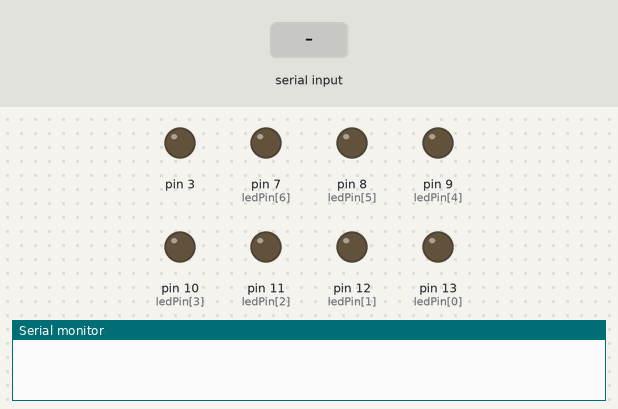
This sketch was run on a simulated Arduino Uno, built with avr-gcc and run on an emulated ATmega328P. Shown: output pins drawn as LEDs (lit = HIGH), the last lines printed to the serial monitor. Inputs (shaded band) come from the test bench.

Above: at 1.2 s.
1.3 s: "90,45\n" received over Serial
At 1.9 s:
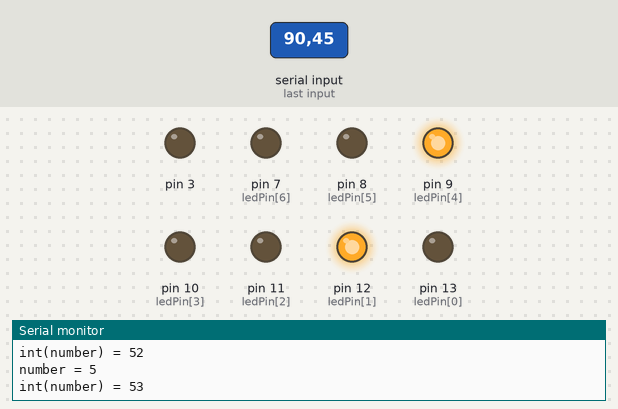
2.8 s: "30,150\n" received over Serial
At 4.0 s:
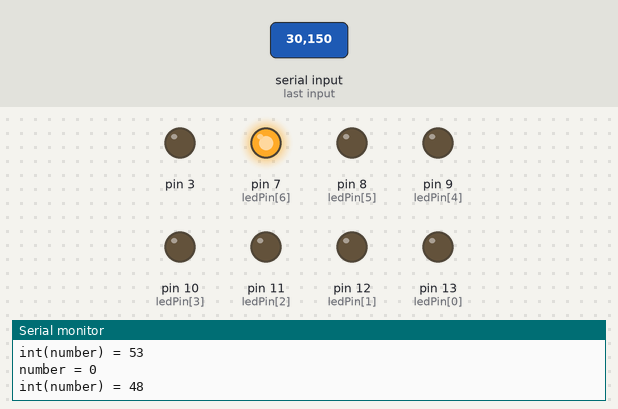
4.3 s: "200\n" received over Serial
5.8 s: "5\n" received over Serial
At 6.8 s:
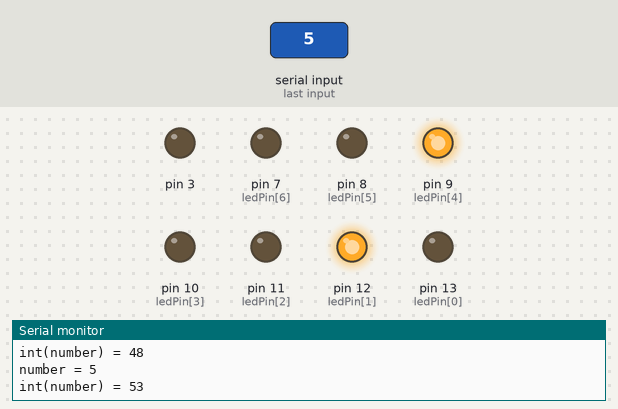
7.3 s: "90\n" received over Serial
At 8.0 s:
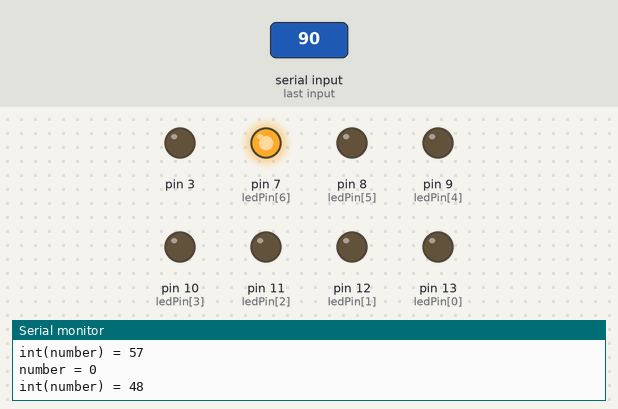
Timing chart, 0 to 9.8 s (numbered marks = the images above; inputs shaded):
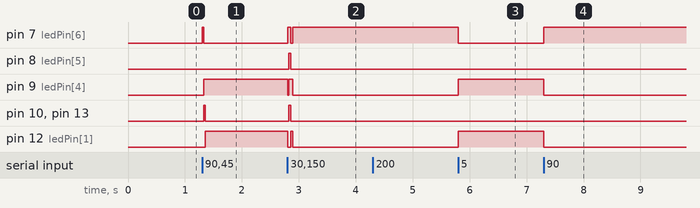

Measured:
- after the input at 1.3 s, pin 7 (ledPin[6]): LOW → HIGH at once, → LOW 0.02 s later; pin 9 (ledPin[4]): LOW → HIGH at once; pin 10 (ledPin[3]), pin 13 (ledPin[0]): LOW → HIGH at once, → LOW 0.03 s later; pin 12 (ledPin[1]): LOW → HIGH after 0.06 s
- after the input at 2.8 s, pin 7 (ledPin[6]): LOW → HIGH at once, → LOW 0.06 s later, → HIGH 0.03 s later; pin 8 (ledPin[5]): LOW → HIGH at once, → LOW 0.03 s later
- after the input at 5.8 s, pin 7 (ledPin[6]): HIGH → LOW at once; pin 9 (ledPin[4]), pin 12 (ledPin[1]): LOW → HIGH at once
- after the input at 7.3 s, pin 7 (ledPin[6]): LOW → HIGH at once; pin 9 (ledPin[4]), pin 12 (ledPin[1]): HIGH → LOW at once

The sketch:

sketch_jun1a.ino
```cpp
// 세그먼트 디지털 핀 13~7
int ledPin[7] = {13, 12, 11, 10, 9, 8, 7};
int num[10][7] {
  {0, 0, 0, 0, 0, 0, 1},  // 0
  {1, 0, 0, 1, 1, 1, 1},  // 1
  {0, 0, 1, 0, 0, 1, 0},  // 2
  {0, 0, 0, 0, 1, 1, 0},  // 3
  {1, 0, 0, 1, 1, 0, 0},  // 4
  {0, 1, 0, 0, 1, 0, 0},  // 5
  {0, 1, 0, 0, 0, 0, 0},  // 6
  {0, 0, 0, 1, 1, 1, 1},  // 7
  {0, 0, 0, 0, 0, 0, 0},  // 8
  {0, 0, 0, 1, 1, 0, 0}   // 9
};
int alphabet[8][7] {
  {0, 0, 0, 1, 0, 0, 0}, // A
  {0, 0, 0, 0, 0, 0, 0}, // B
  {0, 1, 1, 0, 0, 0, 1}, // C
  {1, 0, 0, 0, 0, 1, 0}, // D
  {0, 1, 1, 0, 0, 0, 0}, // E
  {0, 1, 1, 1, 0, 0, 0}, // F
  {0, 0, 0, 0, 1, 0, 0}, // g
  {1, 0, 0, 1, 0, 0, 0}  // H
};
char input;

void setup() {
  Serial.begin(9600);
  // 7개의 디지털 핀의 모드를 출력으로 변경
  for(int i = 0; i < 7; i++){
    pinMode(ledPin[i],OUTPUT);
  }
  pinMode(3, OUTPUT);
}

void loop() {
  if(Serial.available() > 0)
  {
    input = Serial.read();
    if(isDigit(input) == true){
    Serial.print("number = ");
    Serial.println(input);
    Serial.print("int(number) = ");
    Serial.println(int(input));
    }
  }

  if(isDigit(input) == true) // 0~9 까지의 값을 입력받아올때
  {
    int iNum = int(input);  // char인 input을 int로 변환
    for(int i = 48; i < 58; i++)
    {
      if(iNum == i)
      {
        for(int j = 0; j < 7 ; j++)
        {
          digitalWrite(ledPin[j], num[iNum-48][j]);
        }
      }
    }
  }
  if(isAlpha(input) == true)
  {
    int iNum = int(input);
    for(int i = 97; i < 105; i++)
    {
      if (iNum == i)
      {
       for(int j = 0; j < 7; j++)
       {
         digitalWrite(ledPin[j], alphabet[iNum-97][j]);
       }
      }
    }

  }

}
  // switch(int(number))
  // {
  //   case 48:  // 0
  //   {
  //     digitalWrite(led[0], 0);
  //     digitalWrite(led[1], 0);
  //     digitalWrite(led[2], 0);
  //     digitalWrite(led[3], 0);
  //     digitalWrite(led[4], 0);
  //     digitalWrite(led[5], 0);
  //     digitalWrite(led[6], 1);
  //     break;
  //   }
  //   case 49:  // 1
  //   {
  //     digitalWrite(led[0], 1);
  //     digitalWrite(led[1], 0);
  //     digitalWrite(led[2], 0);
  //     digitalWrite(led[3], 1);
  //     digitalWrite(led[4], 1);
  //     digitalWrite(led[5], 1);
  //     digitalWrite(led[6], 1);
  //     break;
  //   }
  //   case 50:
  //   {
  //     digitalWrite(led[0], 0);
  //     digitalWrite(led[1], 0);
  //     digitalWrite(led[2], 1);
  //     digitalWrite(led[3], 0);
  //     digitalWrite(led[4], 0);
  //     digitalWrite(led[5], 1);
  //     digitalWrite(led[6], 0);
  //     break;
  //   }


  // }
// }

// number = 0이면
// a b c d e f -> LOW
// g -> HIGH
// a LOW
// b LOW
// c LOW
// d LOG
// ...
// int a[10][7] = {
//   {0, 0, 0, 0, 0, 0, 1}, // 0 a[0][1]
//   {1, 0, 0, 1, 1, 1, 1}, // 1 a[1][]
// }
// 0이면
// a[0][0] LOW
// a[0][1] LOW
// a[0][2] LOW
// ...
// a[0][6] HIGH


  // // 0~9까지 나타내는 i
  // for(int i = 0; i < 10; i++){
  //   // 7개의 세그먼트 led를 나타내는 j
  //   for(int j = 0; j < 7; j++){
  //     digitalWrite(led[j], !num[i][j]);
  //   }
  //   digitalWrite(3, 1);
  //   delay(500);
  //   digitalWrite(3, 0);
  //   delay(500);
  // }
// }
```
